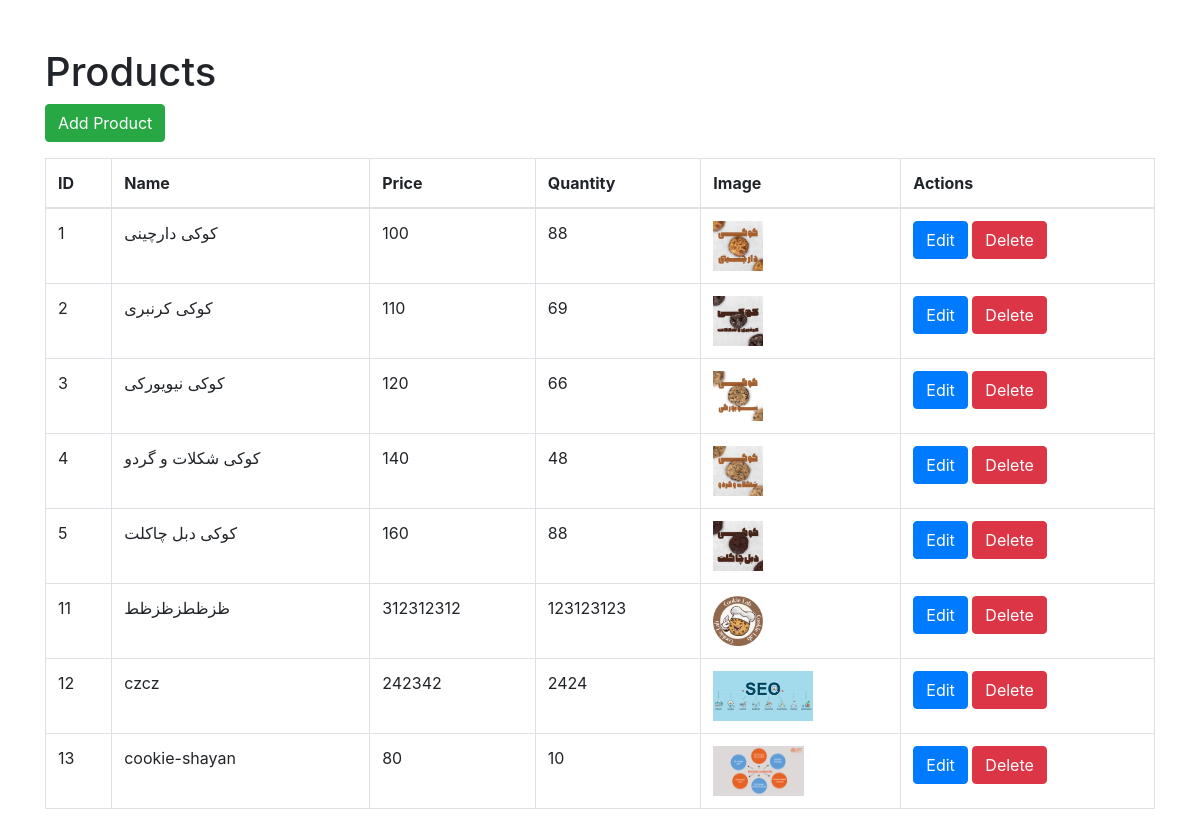
/products/, run on an earlier commit of the app's database.
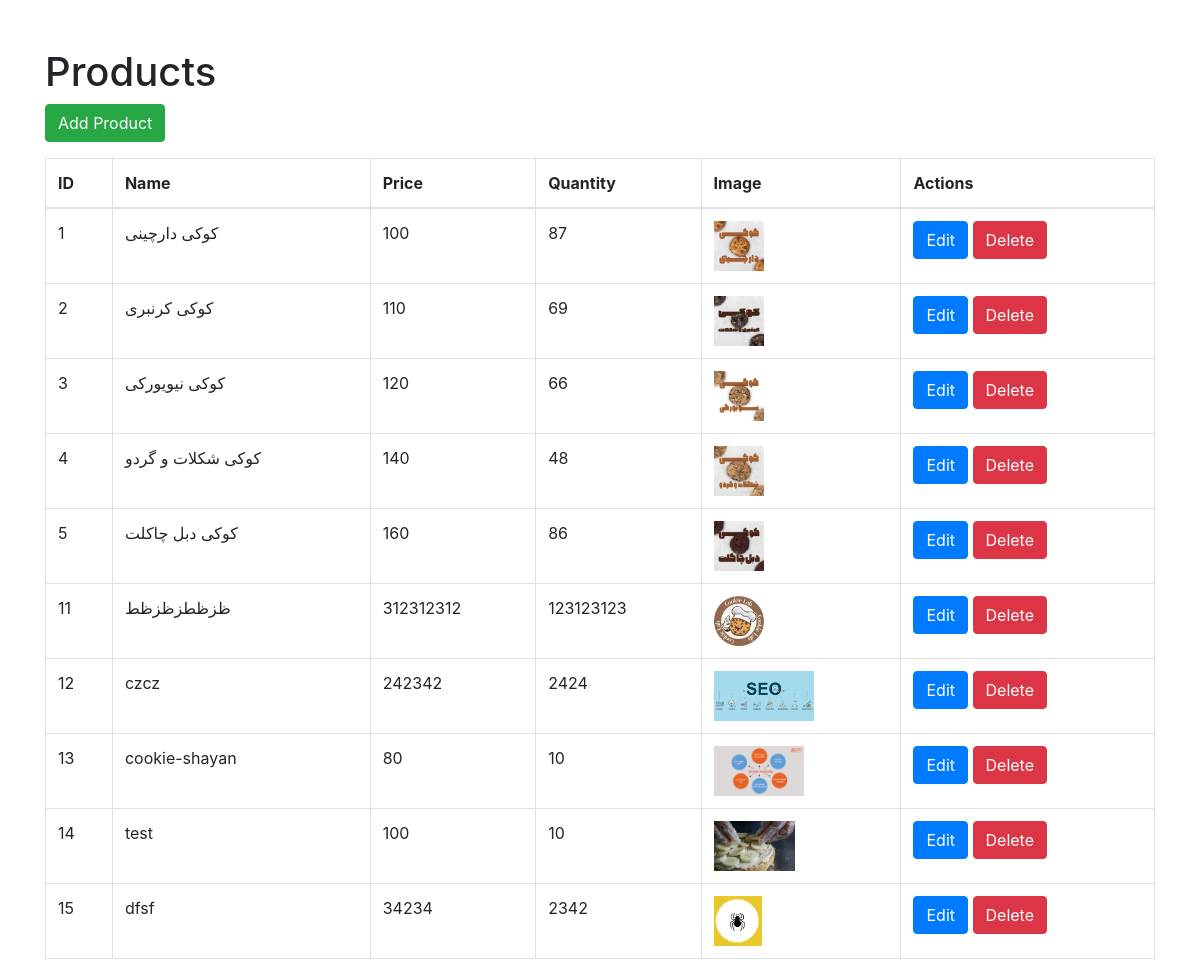
And on a later commit of the database.
### shop/models.py (models this page shows, shortened)
class Product(models.Model):
    name = models.CharField(max_length=100)
    price = models.PositiveIntegerField()
    quantity = models.PositiveIntegerField()
    image = models.ImageField(upload_to='images', null=True, blank=True)  # Image field added
    ingredient= models.CharField(max_length=500,null=True, blank=True)
    description=models.CharField(max_length=1000,null=True, blank=True)

### shop/views.py (the view)
# urls.py: path('products/', views.product_list, name='product_list'),  # Product list
def product_list(request):
    products = Product.objects.all()
    return render(request, 'shop/product_list.html', {'products': products})

### shop/templates/shop/product_list.html (shortened to what this page needs)
<!DOCTYPE html>
<html>
<head>
    <link rel="stylesheet" href="https://stackpath.bootstrapcdn.com/bootstrap/4.5.2/css/bootstrap.min.css">
</head>
<body>
    <div class="container mt-5">
        <h1>Products</h1>
        <a href="{% url 'product_add' %}" class="btn btn-success mb-3">Add Product</a>
        <table class="table table-bordered">
            <thead>
                <tr>
                    <th>ID</th>
                    <th>Name</th>
                    <th>Price</th>
                    <th>Quantity</th>
                    <th>Image</th>
                    <th>Actions</th>
                </tr>
            </thead>
            <tbody>
    {% for product in products %}
    <tr>
        <td>{{ product.id }}</td>
        <td>{{ product.name }}</td>
        <td>{{ product.price }}</td>
        <td>{{ product.quantity }}</td>
        <td>
            {% if product.image %}
                <img src="{{ product.image.url }}" alt="{{ product.name }}" height="50">
            {% else %}
                No Image
            {% endif %}
        </td>
        <td>
            <a href="{% url 'product_edit' product.id %}" class="btn btn-primary">Edit</a>
            <form method="post" action="{% url 'product_delete' product.id %}" style="display: inline;">
                <button type="submit" class="btn btn-danger" onclick="return confirm('Are you sure you want to delete this product?')">Delete</button>
            </form>
        </td>
    </tr>
    {% endfor %}
</tbody>
        </table>
    </div>
</body>
</html>

What changed in the data, as far as the page shows it:
changed Product "کوکی دارچینی": quantity "88" → "87"
changed Product "کوکی دبل چاکلت": quantity "88" → "86"
added Product: id "14", name "test", price "100", quantity "10", image (picture)
added Product: id "15", name "dfsf", price "34234", quantity "2342", image (picture)
